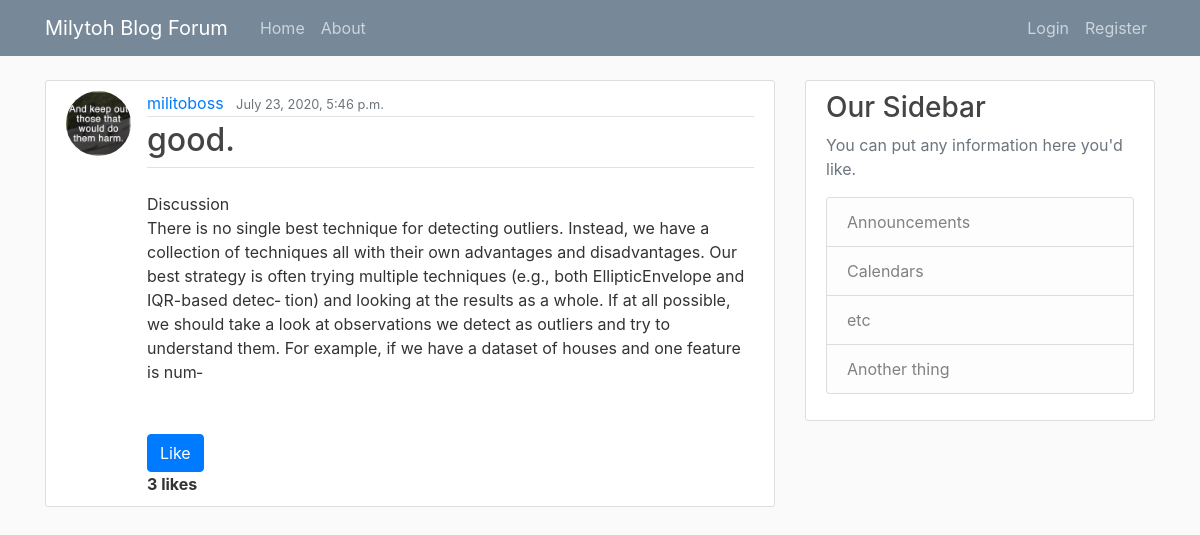
/post/45/, run on the app's committed database.
### myblog/models.py (models this page shows, shortened)
class Post(models.Model):
    title = models.CharField(max_length=100)
    content = models.TextField()
    date_posted = models.DateTimeField(default=timezone.now)
    author = models.ForeignKey(User, on_delete=models.CASCADE)
    liked = models.ManyToManyField(User, default=None, blank=True, related_name='liked')

### users/models.py (models this page shows, shortened)
class Profile(models.Model):
    user = models.OneToOneField(User, on_delete=models.CASCADE)
    image = models.ImageField(default='default.jpg', upload_to='profile_pics')

### myblog/views.py (the view)
# urls.py: path('post/<int:pk>/', PostDtailView.as_view(), name='post-detail'),
class PostDtailView(DetailView):
    model = Post

### myblog/templates/myblog/post_detail.html (shortened to what this page needs)
{% extends 'myblog/base.html'%}
{% block content %}
   <article class="media content-section">
    <a href="{{ post.author.profile.image.url}}">
     <img class="rounded-circle article-img" src="{{ object.author.profile.image.url}}">
     </a>
    <div class="media-body">
      <div class="article-metadata">
        <a class="mr-2" href="{% url 'myblog:user-posts' object.author.username %}">{{ object.author }}</a>
        <small class="text-muted">{{ object.date_posted }}</small>
      </div>
        <legend class="border-bottom mb-4">
          <h2><a class="article-title">{{ post.title }}.</a></h2>
        </legend>
      <p class="article-content">{{ object.content }}</p>
          <form action="{% url 'myblog:like-post' %}" method="POST">
          {% if user not in post.liked.all %}
             <button class="btn btn-primary" type="submit">Like </button>
          {% else %}
          <button class="btn btn-danger mt-3" style="background-color: rgb(153, 109, 109)" type="submit"> Unlike </button>
          {% endif %}
        </form>
        {% if user in post.liked.all %}
            {% if post.liked.all.count <= 1 %}
               <strong> {{post.liked.all.count}}  like</strong>
            {% else %}
               <strong> {{post.liked.all.count}}  likes </strong>
            {% endif %}
        {% else  %}
            {% if post.liked.all.count  <= 1 %}
              <strong> {{post.liked.all.count}}  like</strong>
            {% else %}
              <strong> {{post.liked.all.count}}  likes </strong>
            {% endif %}
        {% endif %}
    </div>
  </article>
{% endblock content %}

### myblog/static/myblog/main.css (style rules this page uses)
body { background: #fafafa; color: #333333; margin-top: 5rem; }
h1, h2, h3, h4, h5, h6 { color: #444444; }
.content-section { background: #ffffff; padding: 10px 20px; border: 1px solid #dddddd; border-radius: 3px; margin-bottom: 20px; }
.article-title { color: #444444; }
.article-content { white-space: pre-line; margin-bottom: 50px; }
.article-img { height: 65px; width: 65px; margin-right: 16px; }
.article-metadata { padding-bottom: 1px; margin-bottom: 4px; border-bottom: 1px solid #e3e3e3 }

### data on the page
Post: author.profile.image (placeholder picture), author "militoboss", date_posted "July 23, 2020, 5:46 p.m.", title "good", content "Discussion There is no single best technique for detecting outliers. Instead, we have a collection of techniques all with their own advantages and disadvantages. Our best strategy is often trying multiple techniques (e.g., both EllipticEnvelope and IQR-based detec‐ tion) and looking at the results as a whole. If at all possible, we should take a look at observations we detect as outliers and try to understand them. For example, if we have a dataset of houses and one feature is num‐", liked.all.count "3"
